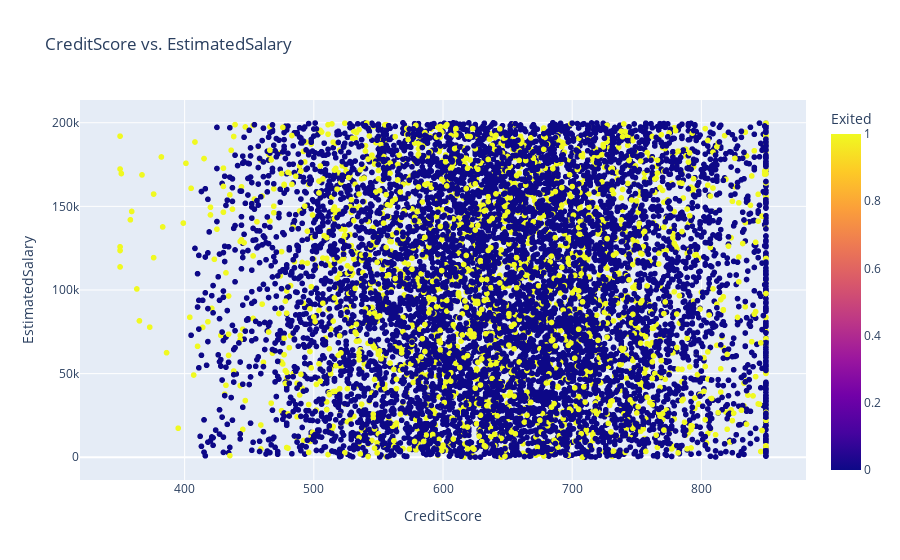

The notebook cell this image was saved under:
### Code cell
px.scatter(raw_df, 
           title='CreditScore vs. EstimatedSalary',
           x='CreditScore',
           y='EstimatedSalary',
           color='Exited')

### Figure 1 — Plotly figure (JSON) as saved in the notebook; plotly's stock layout.template omitted (floating-point values rounded to 4 significant figures; data arrays with more than 128 entries replaced by an {"elided": "..."} marker saying what was removed)
{"data": [{"hovertemplate": "CreditScore=%{x}<br>EstimatedSalary=%{y}<br>Exited=%{marker.color}<extra></extra>", "legendgroup": "", "marker": {"color": {"elided": "10000 int values"}, "coloraxis": "coloraxis", "symbol": "circle"}, "mode": "markers", "name": "", "showlegend": false, "type": "scattergl", "x": {"elided": "10000 int values"}, "xaxis": "x", "y": {"elided": "10000 float values"}, "yaxis": "y"}], "layout": {"coloraxis": {"colorbar": {"title": {"text": "Exited"}}, "colorscale": [[0, "#0d0887"], [0.1111, "#46039f"], [0.2222, "#7201a8"], [0.3333, "#9c179e"], [0.4444, "#bd3786"], [0.5556, "#d8576b"], [0.6667, "#ed7953"], [0.7778, "#fb9f3a"], [0.8889, "#fdca26"], [1, "#f0f921"]]}, "legend": {"tracegroupgap": 0}, "title": {"text": "CreditScore vs. EstimatedSalary"}, "xaxis": {"anchor": "y", "domain": [0, 1], "title": {"text": "CreditScore"}}, "yaxis": {"anchor": "x", "domain": [0, 1], "title": {"text": "EstimatedSalary"}}}}
